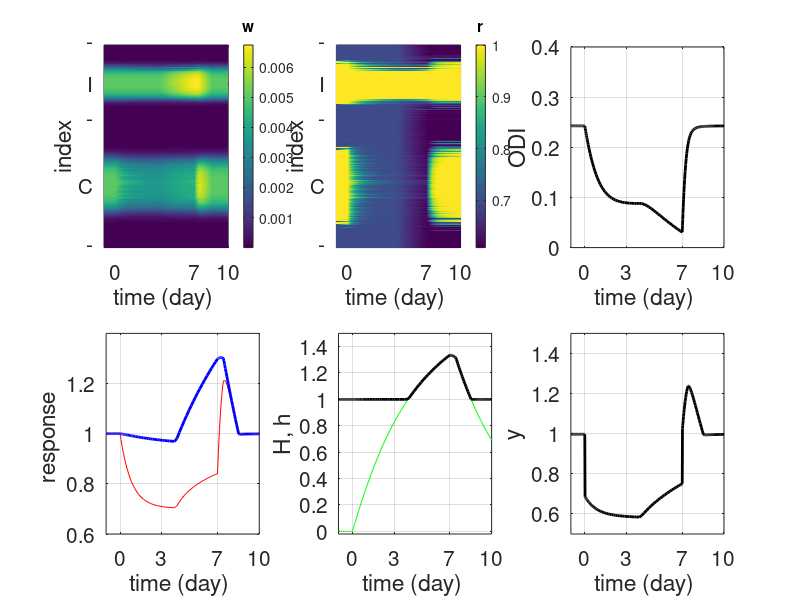

Write MATLAB code to recreate this figure.
function twofm()
% function twofm()
% A code used to simulate the two-factor model of OD plasticity 
% March 2015 by Taro Toyoizumi
%
% Reference:
% Toyoizumi T, Kaneko M, Stryker MP, Miller KD (2014)
% Modeling the dynamic interaction of hebbian and homeostatic plasticity.
% Neuron 84:497-510

%%% Parameters %%%
rcontra=.62; %ratio of contra-eye neurons
P.N.total=500; %total #neurons 
P.N.contra=round(rcontra*P.N.total); %#contra-eye neurons 
P.N.ipsi=P.N.total-P.N.contra; %#ipsi-eye neurons 
P.Input.mu=1.; %baseline firing rate
P.Input.BE=.5; %between-eye correlation
P.Input.MD=.5; %MD factor
P.Input.L=.2; %input correlation width
P.th.corr=.6; %constant threshold
P.y0=1.; %homeostatic setpoint
P.rhom=.7; %minimum value of Hebbian factor
P.rhoM=1.; %maximum value of Hebbian factor
P.tau.rho=.2; %Hebbian time-constant (day) 
P.tau.Hh=4.; %homeostatic hidden averaging time (day) 
P.T.wu=50; %warm-up (day)  
P.T.baseline=1; %warm-up (day)  
P.T.MD=7; %MD period (day)  
P.T.recovery=3; %recovery period (day)  
P.Hfun = @(x) max(1,x); 
P.Hhfun = @(x) (1+tanh(x-1)).*(x>1.05);
flag_trk=1;
flag_tnf=1;
flag_nmda=1;

%%% Simulation %%%
stages=fieldnames(P.T);
[Mu,Q,S]=InputStat(P.N,P.Input,0);

Init.time=-P.T.wu;
Init.rho=P.rhom+(P.rhoM-P.rhom)*[abs((1:P.N.contra)'-.5*P.N.contra)<.25*P.N.contra; abs((1:P.N.ipsi)'-.5*P.N.ipsi)<.25*P.N.ipsi];
Init.Hh=0;
Init.H=1;
    
Flags(1)=struct('MD',0,'Trk',1,'TNF',1,'NMDA',1);
Flags(2)=struct('MD',0,'Trk',1,'TNF',flag_tnf,'NMDA',1);
Flags(3)=struct('MD',1,'Trk',flag_trk,'TNF',flag_tnf,'NMDA',flag_nmda);
Flags(4)=struct('MD',0,'Trk',flag_trk,'TNF',flag_tnf,'NMDA',1);
    
Out0=PlastSim(Init,S,Flags(1),P,stages{1}); %warm-up
Hist=FinalValues(Out0);
for i=2:length(stages)
    disp(stages{i});
    Out=PlastSim(FinalValues(Hist),S,Flags(i),P,stages{i});
    Hist=AppendStruct(Hist,Out);
end

%%% Plotting %%%
FS=15;
Hist.time=Hist.time-P.T.baseline;
[Time,Ind]=meshgrid(Hist.time,1:P.N.total);
figure(1); clf;

% panel 1
subplot(2,3,1); 
pcolor(Time,Ind,Hist.w); cb=colorbar; shading flat;
set(gca,'fontsize',FS,'xtick',[0,P.T.MD,P.T.MD+P.T.recovery],'ytick',[1,round(.5*P.N.contra),P.N.contra,P.N.contra+round(.5*P.N.ipsi),P.N.total],'yticklabel',{'-','C','-','I','-'});
title(cb,'w'); xlabel('time (day) '); ylabel('index');

% panel 2
subplot(2,3,2); 
pcolor(Time,Ind,Hist.rho); shading flat; cb=colorbar; 
set(gca,'fontsize',FS,'xtick',[0,P.T.MD,P.T.MD+P.T.recovery],'ytick',[1,round(.5*P.N.contra),P.N.contra,P.N.contra+round(.5*P.N.ipsi),P.N.total],'yticklabel',{'-','C','-','I','-'});
title(cb,'r'); xlabel('time (day) '); ylabel('index');

% panel 3
subplot(2,3,3); 
plot(Hist.time,Hist.ODI,'k-','linewidth',2);
set(gca,'fontsize',FS,'xtick',[0,3,P.T.MD,P.T.MD+P.T.recovery]); xlim([-P.T.baseline,P.T.MD+P.T.recovery]); grid on;
xlabel('time (day) '); ylabel('ODI'); ylim([0 .4]);

% panel 4
subplot(2,3,4); 
indC=round(.5*P.N.contra);
indI=P.N.contra+round(.5*P.N.ipsi);
plot(Hist.time,Hist.resp(1,:)./Hist.resp(1,1),'r-',Hist.time,Hist.resp(2,:)./Hist.resp(2,1),'b-','linewidth',2); grid on;
set(gca,'fontsize',FS,'xtick',[0,3,P.T.MD,P.T.MD+P.T.recovery]); xlim([-P.T.baseline,P.T.MD+P.T.recovery]); 
ylim([.6,1.4]);
xlabel('time (day) '); ylabel('response ');

% panel 5
subplot(2,3,5); 
plot(Hist.time,Hist.Hh,'g-',Hist.time,Hist.H,'k-','linewidth',2); xlim([-P.T.baseline,P.T.MD+P.T.recovery]); 
set(gca,'fontsize',FS,'xtick',[0,3,P.T.MD,P.T.MD+P.T.recovery]); grid on;
xlabel('time (day) '); ylabel('H, h'); ylim([-.02,1.5]); 
    
% panel 6
subplot(2,3,6);
plot(Hist.time,Hist.y,'k-','linewidth',2);
set(gca,'fontsize',FS,'xtick',[0,3,P.T.MD,P.T.MD+P.T.recovery]); xlim([-P.T.baseline,P.T.MD+P.T.recovery]); grid on;
xlabel('time (day) '); ylabel('y'); ylim([.5,1.5]);

%%% Functions %%%
function CopyStruct(In)
% copy fileds of a structure array to local variables
flds=fieldnames(In);
for i=1:length(flds)
    assignin('caller', flds{i}, In.(flds{i}));
end

function Out=FinalValues(In)
% extract the final part of structure
flds=fieldnames(In);
for i=1:length(flds)
    Out.(flds{i})=In.(flds{i})(:,end);
end

function Out=AppendStruct(In1,In2)
% append In2 to In1
flds=fieldnames(In1);
for i=1:length(flds)
    Out.(flds{i})=[In1.(flds{i}), In2.(flds{i})];
end

function Out=OutSub(In1,In2)
% outer product of the subtraction of two vectors 
if size(In1,1)<size(In1,2); In1=In1'; end;
if size(In2,1)<size(In2,2); In2=In2'; end;
Out=In1*ones(size(In2'))-ones(size(In1))*In2';

function [Mu,Q,S]=InputStat(N,Input,MDflag)
% generate input mean vector and covariance matrix
CopyStruct(Input);
F=@(x) 1./(1+exp(3*(x-1)));
muC=mu*(MD*(MDflag==1)+1*(MDflag~=1));
muI=mu*(MD*(MDflag==2)+1*(MDflag~=2));
axC=transpose(linspace(0,1,N.contra));
axI=transpose(linspace(0,1,N.ipsi));
Mu=[muC*ones(size(axC)); muI*(ones(size(axI)))];
QCC=muC^2*exp(-.5*OutSub(axC,axC).^2/L^2)/sqrt(2*pi*L^2);
QII=muI^2*exp(-.5*OutSub(axI,axI).^2/L^2)/sqrt(2*pi*L^2);
QCI=BE*muC*muI*exp(-.5*OutSub(axC,axI).^2/L^2)/sqrt(2*pi*L^2);
Q=[QCC,QCI; QCI',QII];
S=F([(axC-.5).^2; (axI-.5).^2]./L^2);
S=S./sum(S);
Nz=randn(N.total,N.total); 
Q=Q+(Nz+Nz'); 

function Hist=PlastSim(V,S,Flags,P,stage)
% simulation the two-factor rule of plasticity
TL=@(x) x.*(x>0);
N=P.N.total;
X0=[V.rho; V.Hh]; %initialization
[Mu,Q]=InputStat(P.N,P.Input,Flags.MD); %acquire input statistics
[T,X]=ode45(@(t,X) PlastRule(t,X,Flags,P,Mu,Q,S),V.time(end)+[0,P.T.(stage)],X0);
X=transpose(X);

Hist.time=transpose(T(2:end));
Hist.rho=X(1:N,2:end); 
Hist.Hh=X(end,2:end);
Hist.H=P.Hfun(X(end,2:end));
if Flags.TNF==0; Hist.H=ones(size(X(end,2:end))); end;
Hist.w=Hist.rho.*(ones(N,1)*Hist.H).*(S*ones(size(Hist.time)));
Hist.y=Mu'*Hist.w;
Hist.resp=[sum(Hist.w(1:P.N.contra,:)); sum(Hist.w(P.N.contra+1:P.N.total,:))];
Hist.ODI=(Hist.resp(1,:)-Hist.resp(2,:))./(Hist.resp(1,:)+Hist.resp(2,:));

function dX=PlastRule(t,X,Flags,P,Mu,Q,S)
% dynamical equations used in PlastSim
TL = @(x) x.*(x>0); %threshold-linear function
N=P.N.total;
rho=X(1:N);
Hh=X(end);
H=P.Hfun(Hh);
if Flags.TNF==0; H=1; end;
w=H*rho.*S;
y=Mu'*w;
Corr=Q*w-P.th.corr;

HON=(Flags.NMDA)||(t<4);
dX=zeros(N+1,1);
dX(1:N)=HON*(Flags.Trk*TL(P.rhoM-rho).*TL(Corr)-TL(rho-P.rhom./sqrt(H)).*TL(-Corr))/P.tau.rho;
dX(end)=(-Hh+P.Hhfun(H*P.y0/y))/P.tau.Hh;
